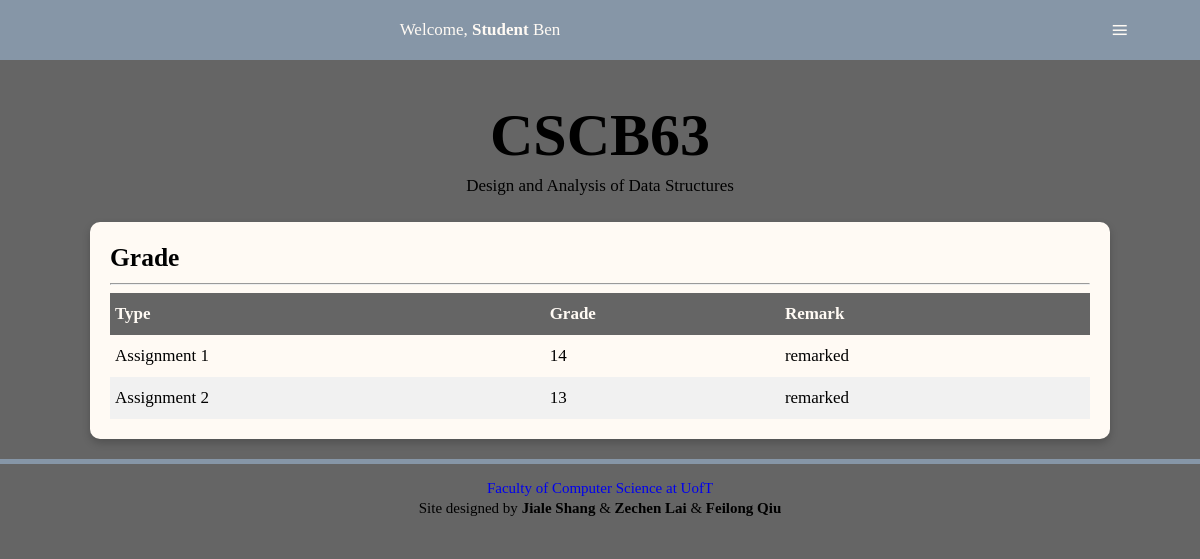
The page /grade (signed in) on the database its author committed.
### tables this page shows
CREATE TABLE "Grades" (
	"username"	NVARCHAR(50) NOT NULL,
	"ename"	NVARCHAR(255) NOT NULL,
	"grade"	INTEGER NOT NULL,
	"remark"	INTEGER,
	"request"	NVARCHAR(255),
	FOREIGN KEY("ename") REFERENCES "Events"("ename"),
	FOREIGN KEY("username") REFERENCES "Users"("username"),
	PRIMARY KEY("username","ename")
);

### app.py (the view)
@app.route("/grade",methods=['GET','POST'])
def grade():
    if not 'user' in session:
        return redirect(url_for('home'))
    db=get_db()
    db.row_factory = make_dicts
    if session['user']['type']:
        students=get_student_table()
        events=get_event_table()
        grades = get_grade_table()
        return render_template('grade_i.html',event=events,user=session['user'],grade=grades,student=students)
    else:
        grades = get_grade_table()
        return render_template('grade_s.html',user=session['user'],grade=grades)

### app.py (called while the page is built)
def get_db():
    db=getattr(g,'_database',None)
    if db is None:
        db=g._database=sqlite3.connect(DATABASE)
    return db

def make_dicts(cursor, row):
    return dict((cursor.description[idx][0],value)
                for idx,value in enumerate(row))

def query_db(query, args=(),one=False):
    cur = get_db().execute(query,args)
    rv = cur.fetchall()
    cur.close()
    return (rv[0] if rv else None) if one else rv

def get_grade_table():
    db=get_db()
    db.row_factory = make_dicts
    grades=[]
    username=session['user']['username']
    if session['user']['type']:
        for grade in query_db("select distinct username, grade, remark, ename,request from Grades natural join Takes where cid in (select cid from Takes where username=?)", [username]):
            grades.append(grade)
    else:
        for grade in query_db("select * from Grades where username=?", [username]):
            grades.append(grade)
    db.close()
    return grades

@app.teardown_appcontext
def close_connection(exception):
    db = getattr(g, '_database', None)
    if db is not None:
        db.close()

### templates/grade_s.html (shortened to what this page needs)
<!DOCTYPE html>
<html lang="en">
<head>
<link href="../static/style.css" rel="stylesheet">
</head>
<body>
  <nav>
    <div id="menu-title">Welcome, <strong>Student</strong> {{ user['name']['first_name'] }}</div>
    <label for="drop" class="button">≡</label>
  </nav>
  <div class="content">
    <div class="title">
      <h1>CSCB63</h1>
      <p>Design and Analysis of Data Structures</p>
    </div>
    <section>
      <h2>Grade</h2><hr>
      <div class="table">
        <div class="heading">
          <div class="cell">Type</div>
          <div class="cell">Grade</div>
          <div class="cell">Remark</div>
        </div>
          {% for item in grade %}
          <div class="row">
              <div class="cell">{{ item['ename'] }}</div>
              <div class="cell">{{ item['grade'] }}</div>
              <div class="cell">
              {% if item['remark'] == 1 %}
                proceeding
              {% elif item['remark'] == -1 %}
                remarked
              {% else %}
                <form method="post" action="/grade-remark">
                    <input type="text" class="remark-content" value="" placeholder="Put your reason for remark here." name="remark_request">
                    <input type="submit" value ="remark">
                    <input type="hidden" name="remark_event" value="{{ item['ename'] }}">
              {% endif %}
              </div>
          </div>
          {% endfor %}
      </div>
    </section>
  </div>
  <div id="footer">
    <p><a href="http://web.cs.toronto.edu">Faculty of Computer Science at UofT</a></p>
    <p>Site designed by <strong>Jiale Shang</strong> & <strong>Zechen Lai</strong> & <strong>Feilong Qiu</strong></p>
  </div>
</body>
</html>

### static/style.css (style rules this page uses)
body { background: #656565; font-size:17px; line-height: 32px; margin: 0; padding: 0; word-wrap:break-word !important; }
ul, p,h1,h2,h3 { margin:0; }
.title { text-align:center; margin-top: 100px; }
h1 { font-size:60px; line-height: 70px; }
.content { width: 85%; margin: 0 auto; margin-top: 30px; max-width: 1200px; min-width: 375px; }
a { text-decoration: none; }
section { box-shadow: 0 4px 8px 0 rgba(0,0,0,0.2); transition: 0.3s; margin:20px 0; padding: 20px; background: #fffaf4; border-radius: 10px; overflow: auto; }
.button, [id^=drop], .mobile-split { display: none; }
nav { margin:0; padding: 0; background-color: #8696a7; width: 100%; position: fixed; top:0; overflow: visible; }
#menu-title { display: block; padding: 0 30px; float: left; font-size:20px; line-height: 60px; color:#fffaf4; }
nav:after { content:""; display:table; clear:both; }
.table { display: table; width: 100%; }
.heading { display: table-row; font-weight: bold; background: #656565; color: #fffaf4; }
.row { display: table-row; }
.row:nth-child(odd) { background: #f1f1f1; }
.cell { display: table-cell; padding: 5px; }
#footer { padding:10px; text-align:center; border-top: 5px solid #8696a7; padding-top: 1%; }
#footer p { margin:5px; line-height: 15px; font-size: 15px; }
#footer a { text-decoration: none; transition: 0.4s; }
@media all and (max-width : 1227px) { #menu-title { padding: 0; width: 80%; text-align: center; float: left; font-size: 17px; } }
@media all and (max-width : 1227px) { nav ,nav ul { margin: 0; } }
@media all and (max-width : 1227px) { .button { display: block; background-color: #8696a7; padding:14px 20px; font-size:30px; text-decoration:none; float: right; border:none; width:10%; } }
@media all and (max-width : 1227px) { nav a:hover, nav ul ul a, nav ul ul, .button { color:#fffaf4; text-align: center; } }

### rows shown on the page
Grades: ename "Assignment 1", grade "14", remark "remarked"
Grades: ename "Assignment 2", grade "13", remark "remarked"

### other values the page prints
{{ user['name']['first_name'] }} "Ben"
